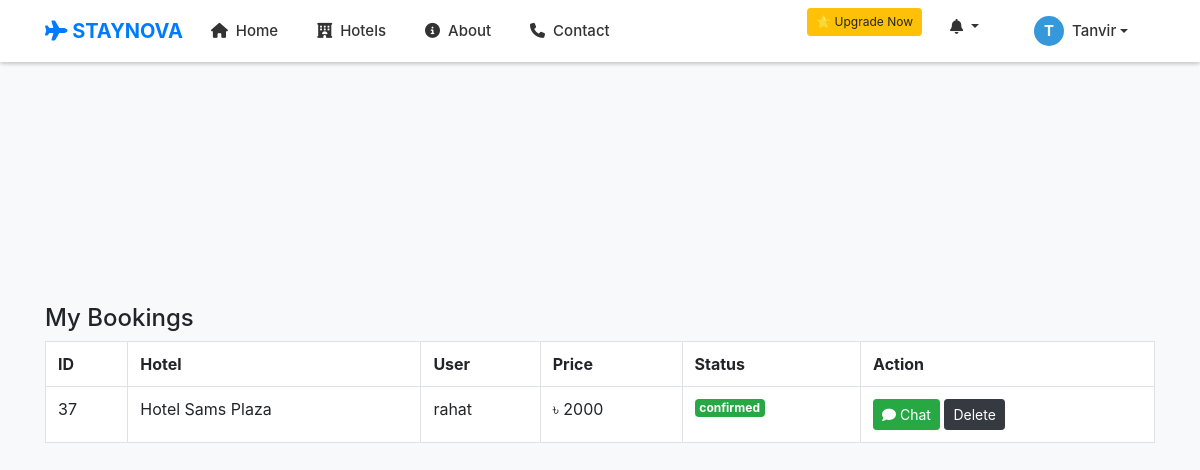
The app's page /owner/manage_bookings.php (signed in), older data.
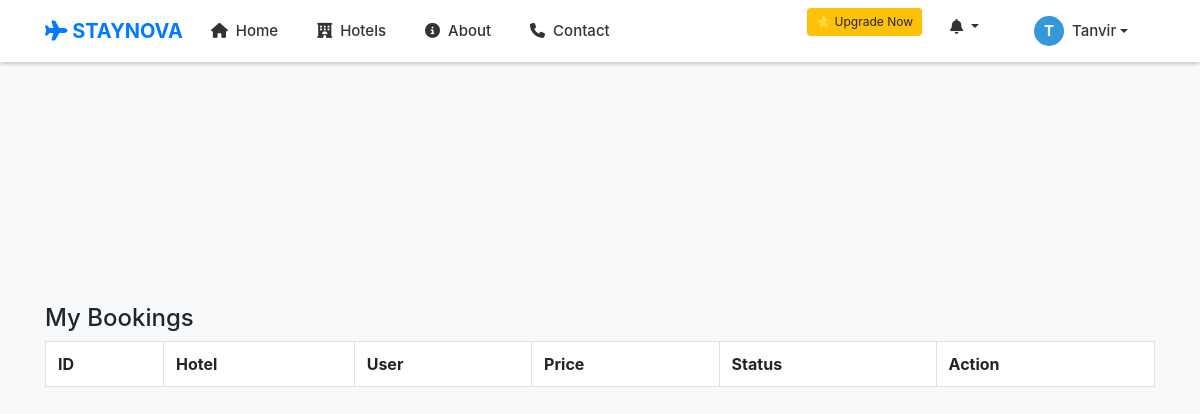
The same page, newer data.
### tables this page shows
CREATE TABLE `bookings` (
  `id` int(11) NOT NULL,
  `user_id` int(11) DEFAULT NULL,
  `owner_id` int(11) NOT NULL,
  `hotel_name` varchar(200) DEFAULT NULL,
  `location` varchar(200) DEFAULT NULL,
  `price` int(11) DEFAULT NULL,
  `booking_date` date DEFAULT NULL,
  `status` varchar(50) DEFAULT 'Confirmed',
  `hotel_id` int(11) DEFAULT NULL
);

CREATE TABLE `hotels` (
  `id` int(11) NOT NULL,
  `hotel_name` varchar(200) DEFAULT NULL,
  `location` varchar(200) DEFAULT NULL,
  `price` int(11) DEFAULT NULL,
  `description` text DEFAULT NULL,
  `image` varchar(255) DEFAULT NULL,
  `status` enum('pending','approved','off','rejected') DEFAULT 'pending',
  `owner_id` int(11) DEFAULT NULL,
  `rooms` int(11) DEFAULT 1,
  `capacity` int(11) DEFAULT 2
);

CREATE TABLE `users` (
  `id` int(11) NOT NULL,
  `name` varchar(100) DEFAULT NULL,
  `email` varchar(150) DEFAULT NULL,
  `password` varchar(255) DEFAULT NULL,
  `role` enum('admin','owner','user') DEFAULT 'user',
  `created_at` timestamp NOT NULL DEFAULT current_timestamp()
);

### owner/manage_bookings.php (the view, shortened to what this page needs)
<?php
 include "../header.php";
$owner_id = $_SESSION['user_id'];
$sql = "SELECT b.*, u.name AS user_name, h.hotel_name
FROM bookings b
JOIN users u ON b.user_id = u.id
JOIN hotels h ON b.hotel_id = h.id
WHERE b.owner_id = '$owner_id'
ORDER BY b.id DESC
";
$result = mysqli_query($conn, $sql);
?>
<!DOCTYPE html>
<html>
<head>
    <link rel="stylesheet" href="https://cdnjs.cloudflare.com/ajax/libs/font-awesome/6.4.0/css/all.min.css">
    <link rel="stylesheet" href="https://stackpath.bootstrapcdn.com/bootstrap/4.5.2/css/bootstrap.min.css">
    <link rel="stylesheet" href="../style.css">
    <?php include "../header.php"; ?>
</head>
<body class="bg-light">
    <?php include "../header.php"; ?>
<div class="container mt-4">
<h4>My Bookings</h4>
<table class="table table-bordered bg-white">
<tr>
<th>ID</th>
<th>Hotel</th>
<th>User</th>
<th>Price</th>
<th>Status</th>
<th>Action</th>
</tr>
<?php while($row = mysqli_fetch_assoc($result)): ?>
<tr>
<td><?= $row['id']; ?></td>
<td><?= $row['hotel_name']; ?></td>
<td><?= $row['user_name']; ?></td>
<td>৳ <?= $row['price']; ?></td>
<td>
<span class="badge
<?= $row['status']=='confirmed'?'badge-success':($row['status']=='cancelled'?'badge-danger':'badge-warning'); ?>">
<?= $row['status']; ?>
</span>
</td>
<td>
<a href="../chat/chat.php?user_id=<?= $row['user_id'] ?>"
   class="btn btn-sm btn-success">
   <i class="fas fa-comment"></i> Chat
</a>
<a href="delete_booking.php?id=<?= $row['id']; ?>"
   class="btn btn-dark btn-sm"
   onclick="return confirm('Delete booking?')">Delete</a>
</td>
</tr>
<?php endwhile; ?>
</table>
</div>
</body>
</html>

Row changes from the older to the newer data that the page shows:
removed bookings: id "37", hotel.hotel_name "Hotel Sams Plaza", user.name "rahat", price "2000", status "confirmed"
